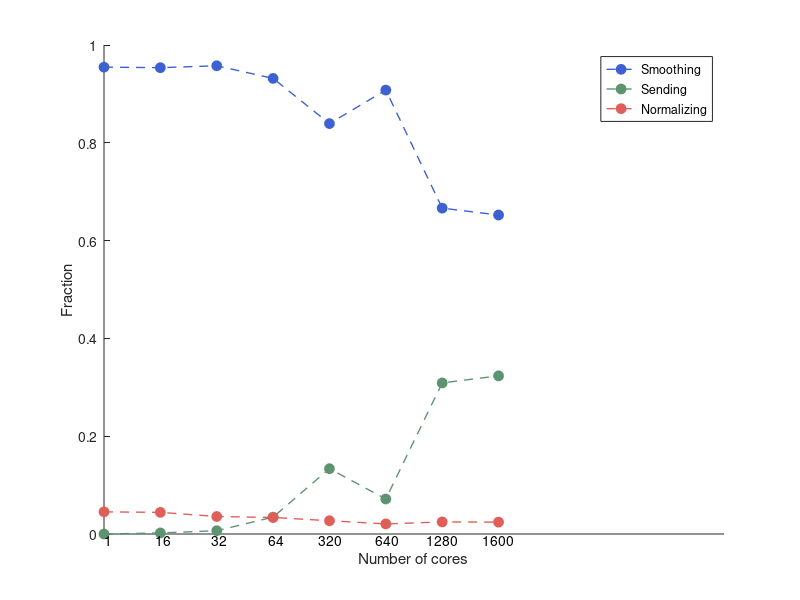
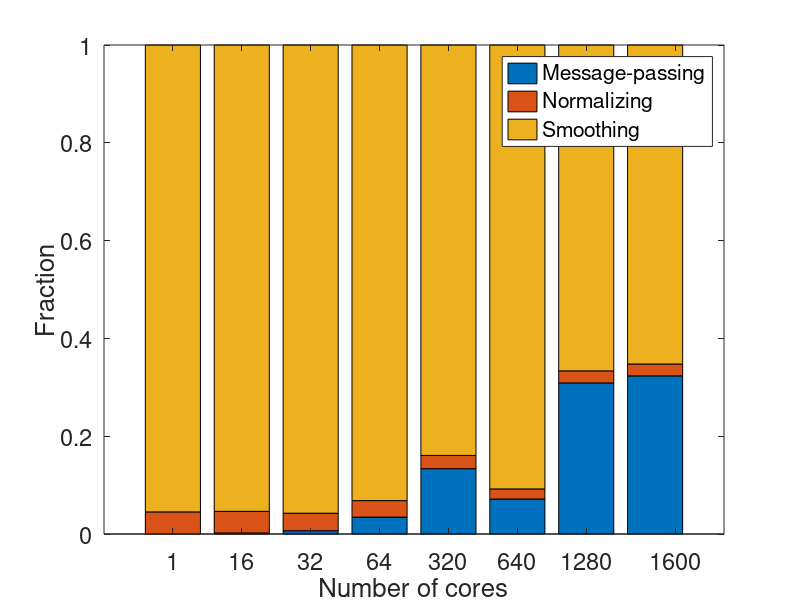

The MATLAB source for these figures, in order:
clc; clear all; close all; 

% 20 x 20 blocks
% upscaling factor: 100


T_total = [
819.7
78.5000
39.29
19.77
3.97
1.931
0.8183
0.6506
];

T_jacobi = [
782.6
74.8600
37.62
18.42
3.332
1.753
0.5453
0.4244
];

T_send = [
0
0.1683
0.2641
0.6817
0.5303
0.1382
0.2528
0.2104
];

T_norm = T_total - T_jacobi - T_send;



T_j_frac = T_jacobi./T_total

T_s_frac = T_send./T_total

T_n_frac = T_norm./T_total;


x = [
1
16
32
64
320
640
1280
1600
];


my_green_1 = [93 148 111] ./ 255;
my_green_2 = [87 160 37] ./ 255;

my_blue_1 = [61 97 209] ./ 255;
my_blue_2 = [89 89 224] ./ 255;

my_red_1 = [223 95 88] ./ 255;
my_red_2 = [193 8 23] ./ 255;



%FigHandle = figure('Position', [1200, 200, 500, 500]);
FigHandle = figure('Position', [1200, 200, 13*29, 11.5*29]);


xt = [0 1 2 3 4 5 6 7  ];
hold on; 
plot(xt, T_j_frac,'--o','Color',my_blue_1, 'LineWidth', 1, ...
   'MarkerSize', 7, 'MarkerEdgeColor', my_blue_1, 'MarkerFaceColor', my_blue_1); 
plot(xt,T_s_frac,'--o','Color',my_green_1, 'LineWidth', 1, ...
   'MarkerSize', 7, 'MarkerEdgeColor', my_green_1, 'MarkerFaceColor', my_green_1); 
plot(xt,T_n_frac,'--o','Color',my_red_1, 'LineWidth', 1, ...
   'MarkerSize', 7, 'MarkerEdgeColor', my_red_1, 'MarkerFaceColor', my_red_1); 

set(gca, 'XTickLabel',[])                    

yl = get(gca, 'YLim');
str = cellstr( num2str(x(:)) );      %# format x-ticks as 2^{xx}
hTxt = text(xt, yl(ones(size(xt))), str, ...   %# create text at same locations
    'Interpreter','tex', ...                   %# specify tex interpreter
    'VerticalAlignment','top', ...             %# v-align to be underneath
    'HorizontalAlignment','center' ); 


LEG1 = legend('Smoothing','Sending', 'Normalizing');
xlabel('Number of cores');
ylabel('Fraction');
axis([0,11,0,1]);
set(gca,'xtick',x);
set(gca,'ytick',[0:0.2:1]);
set(LEG1);



xt = [1:length(x)];

xt = [1 2 3 4 5 6 7 8.3];

newY = [ T_s_frac T_n_frac T_j_frac   ]

FigHandle = figure('Position', [1200, 200, 80*length(x), 400]);
bar(newY,'stacked');  %# Create a stacked histogram
set(gca, 'XTickLabel',[])                    
set(gca, 'XTick', x)
set(gca,'ytick',[0:0.2:1]);
xlabel('Number of cores');
ylabel('Fraction');
LEG1 = legend('Sending','Normalizing', 'Smoothing');
LEG1 = legend('Message-passing','Normalizing', 'Smoothing');
colormap([my_red_1; my_blue_1; my_green_1])
set(gca,'fontsize',17)


set(gca, 'XTickLabel',[])                    
%xt = get(gca, 'XTick');
set(gca, 'XTick', xt, 'XTickLabel', x)
set(gca,'ytick',[0:0.2:2]);



set(gca,'XLim',[0 9],'YLim',[0 1])









%{
set(gcf,'Units','inches');
screenposition = get(gcf,'Position');
set(gcf,...
    'PaperPosition',[0 0 screenposition(3:4)],...
    'PaperSize',[screenposition(3:4)]);
print -dpdf -painters epsFig_large
%}


